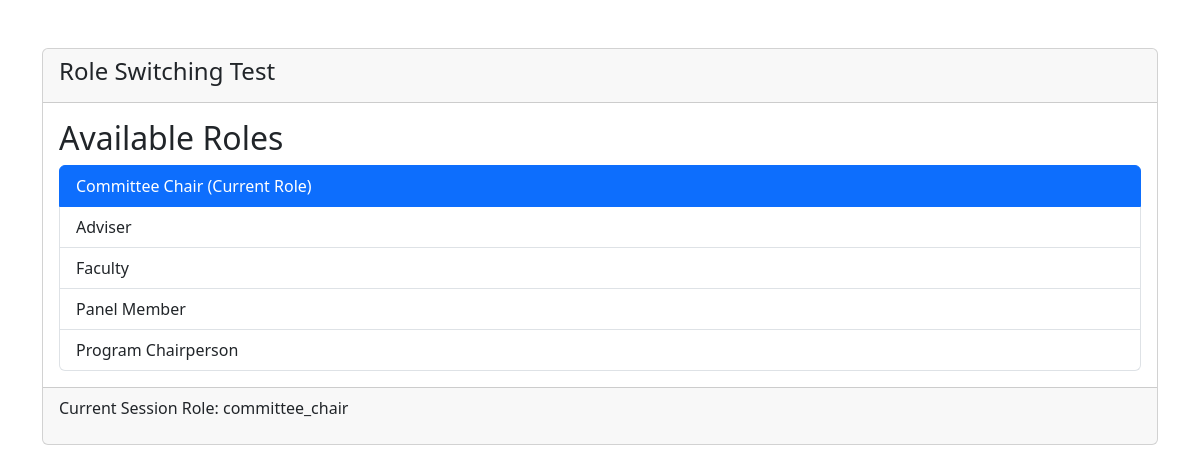
The page /test_role_switch.php (signed in) on the database its author committed.
### tables this page shows
CREATE TABLE `user_roles` (
  `user_id` int(11) NOT NULL,
  `role_code` varchar(50) NOT NULL,
  `is_primary` tinyint(1) NOT NULL DEFAULT 0,
  `created_at` timestamp NOT NULL DEFAULT current_timestamp()
);

CREATE TABLE `roles` (
  `code` varchar(50) NOT NULL,
  `label` varchar(100) NOT NULL,
  `dashboard` varchar(255) NOT NULL,
  `is_switchable` tinyint(1) NOT NULL DEFAULT 1,
  `created_at` timestamp NOT NULL DEFAULT current_timestamp(),
  `updated_at` timestamp NULL DEFAULT NULL ON UPDATE current_timestamp()
);

### role_helpers.php (called while the page is built, shortened)
<?php
if (!function_exists('fetchUserRoleAssignments')) {
    function fetchUserRoleAssignments(mysqli $conn, int $userId): array
    {
        $assignments = [];
        $sql = "
            SELECT
                ur.role_code,
                ur.is_primary,
                r.label,
                r.dashboard,
                r.is_switchable
            FROM user_roles ur
            LEFT JOIN roles r ON r.code = ur.role_code
            WHERE ur.user_id = ?
            ORDER BY ur.is_primary DESC, r.label ASC
        ";
        $stmt = $conn->prepare($sql);
        if ($stmt) {
            $stmt->bind_param('i', $userId);
            $stmt->execute();
            $result = $stmt->get_result();
            while ($row = $result->fetch_assoc()) {
                $assignments[] = [
                    'code' => $row['role_code'],
                    'label' => $row['label'] ?: getRoleLabel($row['role_code']),
                    'dashboard' => $row['dashboard'] ?: getRoleDashboard($row['role_code']),
                    'switchable' => (bool)$row['is_switchable'],
                    'is_primary' => (bool)$row['is_primary'],
                ];
            }
        }
        return $assignments;
    }
}

### test_role_switch.php (the view, shortened to what this page needs)
<?php
include 'db.php';
require_once 'role_helpers.php';
$userId = (int)$_SESSION['user_id'];
$assignments = fetchUserRoleAssignments($conn, $userId);
echo "<!DOCTYPE html>
<html lang='en'>
<head>
    <meta charset='UTF-8'>
    <title>Role Switching Test</title>
    <link href='https://cdn.jsdelivr.net/npm/bootstrap@5.3.2/dist/css/bootstrap.min.css' rel='stylesheet'>
</head>
<body class='container py-5'>
    <div class='card'>
        <div class='card-header'>
            <h1 class='h4'>Role Switching Test</h1>
        </div>
        <div class='card-body'>
            <h2>Available Roles</h2>
            <form method='POST' action='switch_role.php'>
                <input type='hidden' name='role_switch_token' value='" . getRoleSwitchToken() . "'>
                <div class='list-group'>";
foreach ($assignments as $role) {
    if ($role['switchable'] || $role['code'] === $_SESSION['role']) {
        echo "<button type='submit' name='role' value='" . htmlspecialchars($role['code']) . "'
                class='list-group-item list-group-item-action " .
                ($_SESSION['role'] === $role['code'] ? 'active' : '') . "'>
                " . htmlspecialchars($role['label']) . "
                " . ($_SESSION['role'] === $role['code'] ? "(Current Role)" : "") . "
              </button>";
    }
}
echo "</div>
            </form>
        </div>
        <div class='card-footer'>
            <p>Current Session Role: " . htmlspecialchars($_SESSION['role'] ?? 'Not set') . "</p>
        </div>
    </div>
</body>
</html>";
?>

### rows shown on the page
user_roles: role_code.label "Committee Chair", shows "(Current Role)"
user_roles: role_code.label "Adviser"
user_roles: role_code.label "Faculty"
user_roles: role_code.label "Panel Member"
user_roles: role_code.label "Program Chairperson"

### other values the page prints
$_SESSION['role'] "committee_chair"
